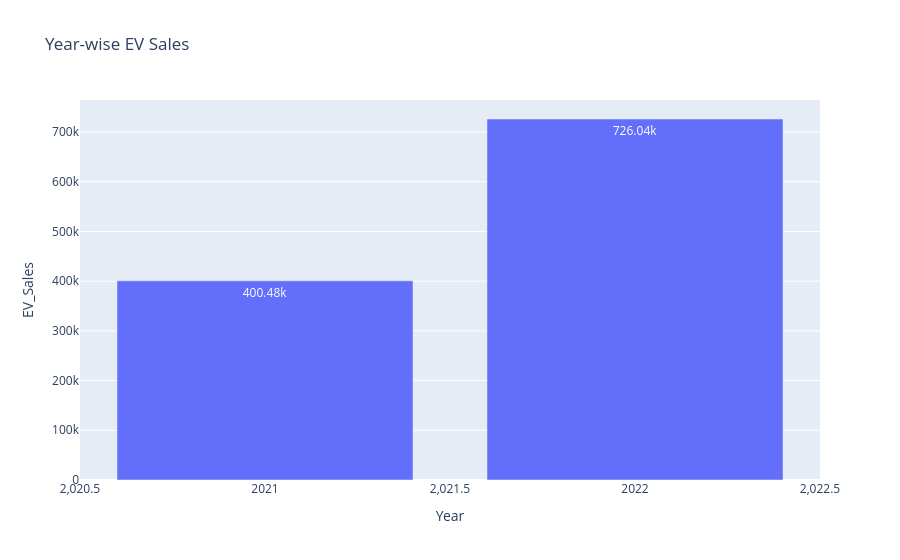

The cell this chart's notebook holds for it:
### Code cell
fig = px.bar(
    yearly,
    x="Year",
    y="EV_Sales",
    text_auto=True,
    title="Year-wise EV Sales"
)

fig.show()

### Figure 1 — Plotly figure (JSON) as saved in the notebook; plotly's stock layout.template omitted (floating-point values rounded to 4 significant figures)
{"data": [{"hovertemplate": "Year=%{x}<br>EV_Sales=%{y}<extra></extra>", "legendgroup": "", "marker": {"color": "#636efa", "pattern": {"shape": ""}}, "name": "", "orientation": "v", "showlegend": false, "textposition": "auto", "texttemplate": "%{y}", "type": "bar", "x": [2021, 2022], "xaxis": "x", "y": [400480, 726040], "yaxis": "y"}], "layout": {"barmode": "relative", "legend": {"tracegroupgap": 0}, "title": {"text": "Year-wise EV Sales"}, "xaxis": {"anchor": "y", "domain": [0, 1], "title": {"text": "Year"}}, "yaxis": {"anchor": "x", "domain": [0, 1], "title": {"text": "EV_Sales"}}}}
